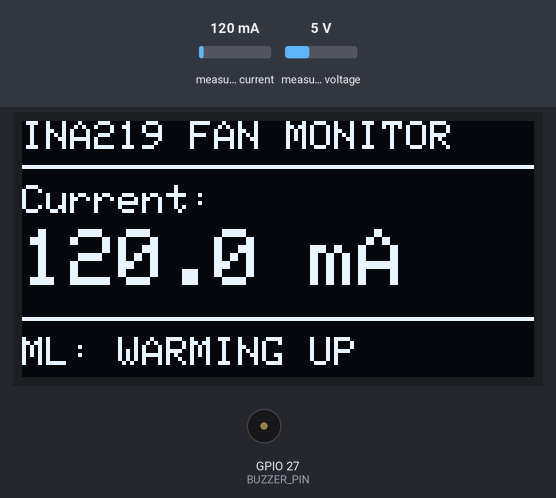
The sketch below on a simulated ESP32. Shown: 128×64 one-colour display, buzzer (waves = sounding, pin HIGH). The inputs (shaded band) are chosen by the test bench; at power-on: measured current 120 mA, measured voltage 5 V. What the sketch prints to the serial monitor is not drawn.

Above: at 1.2 s.
1.3 s: measured current set to 40 mA
At 2.6 s:
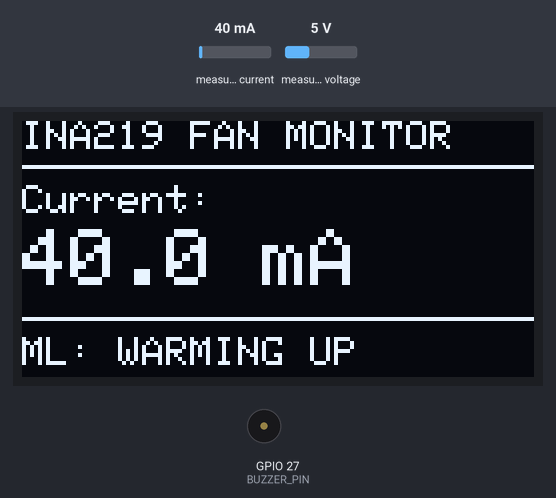
2.9 s: measured current set to 500 mA
At 5.5 s:
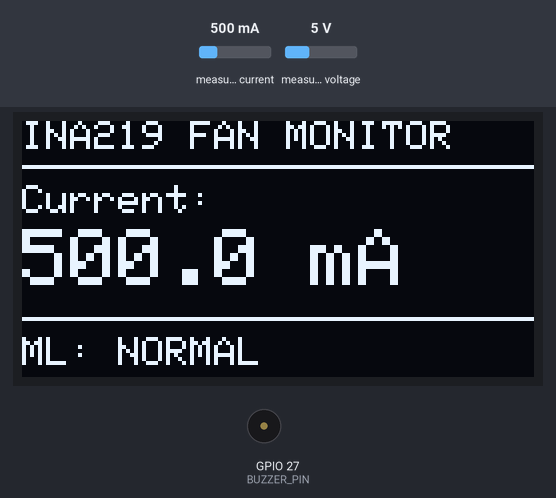
5.9 s: measured current set to 1000 mA
At 6.5 s:
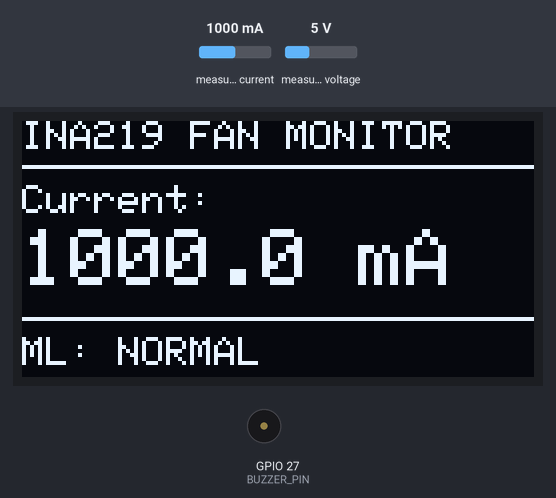
Timing chart, 0 to 8.9 s (numbered marks = the images above; inputs shaded):
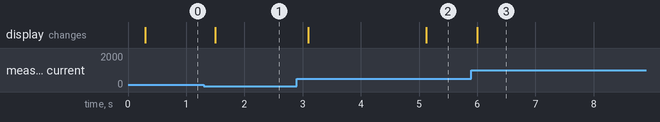

Measured:
- after the input at 1.3 s, the display: changes after 0.20 s (image 1)
- after the input at 2.9 s, the display: first changes after 0.20 s (image 2 shows a later state)
- after the input at 5.9 s, the display: changes after 0.10 s (image 3)

The sketch:

ina219_esp32_ml.ino
```cpp
#include <Wire.h>
#include <math.h>
#include <string.h>
#include <Adafruit_INA219.h>
#include <Adafruit_GFX.h>
#include <Adafruit_SSD1306.h>
#include "ina_model.h"

Adafruit_INA219 ina219;

#define SCREEN_WIDTH 128
#define SCREEN_HEIGHT 64
#define OLED_RESET -1
#define OLED_ADDR 0x3C

Adafruit_SSD1306 display(SCREEN_WIDTH, SCREEN_HEIGHT, &Wire, OLED_RESET);

const int BUZZER_PIN = 27;
const unsigned long SAMPLE_INTERVAL_MS = 100; // Approx. 10 Hz
const int SAMPLES_PER_WINDOW = 50;            // 50 samples ~= 5 seconds

unsigned long lastSampleMs = 0;
int n = 0;

float vSum = 0, vSqSum = 0, vMin = 1e9f, vMax = -1e9f;
float iSum = 0, iSqSum = 0, iMin = 1e9f, iMax = -1e9f;
float pSum = 0, pSqSum = 0, pMin = 1e9f, pMax = -1e9f;

char lastPrediction[32] = "WARMING UP";
unsigned long lastDisplayMs = 0;
const unsigned long DISPLAY_INTERVAL_MS = 200;

void resetWindow() {
  n = 0;

  vSum = 0;
  vSqSum = 0;
  vMin = 1e9f;
  vMax = -1e9f;

  iSum = 0;
  iSqSum = 0;
  iMin = 1e9f;
  iMax = -1e9f;

  pSum = 0;
  pSqSum = 0;
  pMin = 1e9f;
  pMax = -1e9f;
}

float safeStd(float sum, float sqSum, int count) {
  if (count <= 0) return 0;

  float mean = sum / count;
  float variance = (sqSum / count) - (mean * mean);

  // Avoid a tiny negative value caused by floating-point rounding.
  if (variance < 0) variance = 0;

  return sqrtf(variance);
}

void addValue(float v, float i, float p) {
  vSum += v;
  vSqSum += v * v;
  if (v < vMin) vMin = v;
  if (v > vMax) vMax = v;

  iSum += i;
  iSqSum += i * i;
  if (i < iMin) iMin = i;
  if (i > iMax) iMax = i;

  pSum += p;
  pSqSum += p * p;
  if (p < pMin) pMin = p;
  if (p > pMax) pMax = p;

  n++;
}

void updateOLED(float current_mA, const char* prediction) {
  display.clearDisplay();
  display.setTextColor(SSD1306_WHITE);

  display.setTextSize(1);
  display.setCursor(0, 0);
  display.println("INA219 FAN MONITOR");

  display.drawLine(0, 11, 127, 11, SSD1306_WHITE);

  display.setCursor(0, 16);
  display.println("Current:");

  display.setTextSize(2);
  display.setCursor(0, 27);
  display.print(current_mA, 1);
  display.print(" mA");

  display.setTextSize(1);
  display.drawLine(0, 49, 127, 49, SSD1306_WHITE);
  display.setCursor(0, 54);
  display.print("ML: ");
  display.print(prediction);

  display.display();
}

void setup() {
  Serial.begin(115200);

  pinMode(BUZZER_PIN, OUTPUT);
  digitalWrite(BUZZER_PIN, LOW);

  Wire.begin(21, 22);

  if (!display.begin(SSD1306_SWITCHCAPVCC, OLED_ADDR)) {
    Serial.println("ERROR: OLED not detected. Check wiring/address.");
    while (true) delay(1000);
  }

  display.clearDisplay();
  display.setTextColor(SSD1306_WHITE);
  display.setTextSize(1);
  display.setCursor(0, 0);
  display.println("Starting INA219 ML...");
  display.display();

  if (!ina219.begin()) {
    Serial.println("ERROR: INA219 not detected. Check wiring and I2C.");
    display.clearDisplay();
    display.setCursor(0, 0);
    display.println("INA219 ERROR");
    display.println("Check wiring");
    display.display();

    while (true) delay(1000);
  }

  // Keep calibration consistent with the data collection firmware.
  ina219.setCalibration_32V_2A();

  Serial.println("INA219 ML classifier with OLED started");
  Serial.println("Current refreshes continuously; ML prediction every 5 seconds.");
  Serial.println("window_ms,voltage_mean_V,current_mean_mA,current_max_mA,power_mean_mW,prediction");

  resetWindow();
  lastSampleMs = millis();
}

void loop() {
  unsigned long now = millis();

  if (now - lastSampleMs < SAMPLE_INTERVAL_MS) {
    delay(1);
    return;
  }
  lastSampleMs = now;

  float voltage_V = ina219.getBusVoltage_V();
  float current_mA = ina219.getCurrent_mA();

  if (!isfinite(voltage_V) || !isfinite(current_mA) || current_mA < -10.0f) {
    Serial.println("WARNING: invalid INA219 reading; sample skipped");
    return;
  }

  // V * mA = mW. The inconsistent INA219 power register is not used.
  float power_mW = voltage_V * current_mA;
  addValue(voltage_V, current_mA, power_mW);

  // Update OLED independently of the five-second classification window.
  if (now - lastDisplayMs >= DISPLAY_INTERVAL_MS) {
    updateOLED(current_mA, lastPrediction);
    lastDisplayMs = now;
  }

  if (n >= SAMPLES_PER_WINDOW) {
    float vMean = vSum / n;
    float vStd = safeStd(vSum, vSqSum, n);
    float iMean = iSum / n;
    float iStd = safeStd(iSum, iSqSum, n);
    float pMean = pSum / n;
    float pStd = safeStd(pSum, pSqSum, n);

    // Feature order must match the model's feature_columns:
    // voltage stats, current stats, calculated-power stats;
    // each group ordered mean, std, min, max.
    float features[12] = {
      vMean, vStd, vMin, vMax,
      iMean, iStd, iMin, iMax,
      pMean, pStd, pMin, pMax
    };

    int classIndex = inaModelPredict(features);
    const char* label = "UNKNOWN";

    if (classIndex >= 0 && classIndex < INA_MODEL_NUM_CLASSES) {
      label = INA_MODEL_CLASS_NAMES[classIndex];
    }

    strncpy(lastPrediction, label, sizeof(lastPrediction) - 1);
    lastPrediction[sizeof(lastPrediction) - 1] = '\0';

    Serial.print(millis());
    Serial.print(",");
    Serial.print(vMean, 4);
    Serial.print(",");
    Serial.print(iMean, 3);
    Serial.print(",");
    Serial.print(iMax, 3);
    Serial.print(",");
    Serial.print(pMean, 3);
    Serial.print(",");
    Serial.println(label);

    if (strcmp(label, "AIRFLOW_RESTRICTED") == 0) {
      tone(BUZZER_PIN, 2000, 250);
    } else {
      noTone(BUZZER_PIN);
      digitalWrite(BUZZER_PIN, LOW);
    }

    // Refresh OLED immediately so the new prediction appears promptly.
    updateOLED(current_mA, lastPrediction);
    lastDisplayMs = millis();

    resetWindow();
  }
}
```

ina_model.h
```cpp
#pragma once
// Generated from ina_decision_tree.joblib. Do not edit manually.
#include <stddef.h>

static const int INA_MODEL_NUM_FEATURES = 12;
static const int INA_MODEL_NUM_CLASSES = 2;
static const char* const INA_MODEL_CLASS_NAMES[] = {
  "AIRFLOW_RESTRICTED",
  "NORMAL",
};

// Feature order expected by the trained model:
// x[0] = voltage_V_mean
// x[1] = voltage_V_std
// x[2] = voltage_V_min
// x[3] = voltage_V_max
// x[4] = current_mA_mean
// x[5] = current_mA_std
// x[6] = current_mA_min
// x[7] = current_mA_max
// x[8] = power_calc_mW_mean
// x[9] = power_calc_mW_std
// x[10] = power_calc_mW_min
// x[11] = power_calc_mW_max

inline int inaModelPredict(const float* x) {
  if (x[7] <= 92.4000015f) {
    return 0; // AIRFLOW_RESTRICTED
  } else {
    return 1; // NORMAL
  }
}
```
